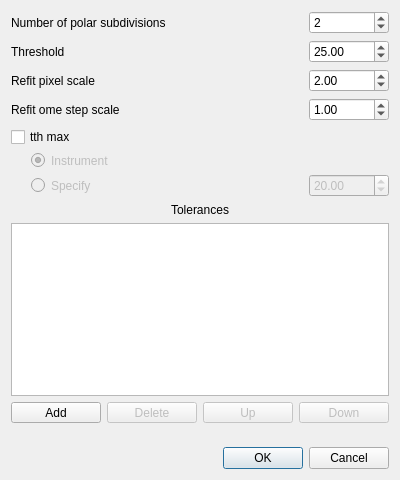
<?xml version="1.0" encoding="UTF-8"?>
<ui version="4.0">
 <class>Dialog</class>
 <widget class="QDialog" name="Dialog">
  <property name="geometry">
   <rect>
    <x>0</x>
    <y>0</y>
    <width>400</width>
    <height>480</height>
   </rect>
  </property>
  <property name="windowTitle">
   <string>Dialog</string>
  </property>
  <layout class="QVBoxLayout" name="verticalLayout">
   <item>
    <layout class="QGridLayout" name="gridLayout">
     <item row="0" column="1">
      <widget class="QSpinBox" name="npdiv">
       <property name="sizePolicy">
        <sizepolicy hsizetype="Fixed" vsizetype="Fixed">
         <horstretch>0</horstretch>
         <verstretch>0</verstretch>
        </sizepolicy>
       </property>
       <property name="minimumSize">
        <size>
         <width>80</width>
         <height>0</height>
        </size>
       </property>
       <property name="minimum">
        <number>1</number>
       </property>
       <property name="value">
        <number>2</number>
       </property>
      </widget>
     </item>
     <item row="3" column="0">
      <widget class="QLabel" name="refit_ome_label">
       <property name="text">
        <string>Refit ome step scale</string>
       </property>
      </widget>
     </item>
     <item row="3" column="1">
      <widget class="QDoubleSpinBox" name="refit_ome_step_scale">
       <property name="value">
        <double>1.000000000000000</double>
       </property>
      </widget>
     </item>
     <item row="2" column="1">
      <widget class="QDoubleSpinBox" name="refit_pixel_scale">
       <property name="sizePolicy">
        <sizepolicy hsizetype="Minimum" vsizetype="Fixed">
         <horstretch>0</horstretch>
         <verstretch>0</verstretch>
        </sizepolicy>
       </property>
       <property name="value">
        <double>2.000000000000000</double>
       </property>
      </widget>
     </item>
     <item row="6" column="1">
      <widget class="QDoubleSpinBox" name="tth_max_value">
       <property name="enabled">
        <bool>false</bool>
       </property>
       <property name="value">
        <double>20.000000000000000</double>
       </property>
      </widget>
     </item>
     <item row="2" column="0">
      <widget class="QLabel" name="refit_pixel_labe">
       <property name="text">
        <string>Refit pixel scale</string>
       </property>
      </widget>
     </item>
     <item row="6" column="0">
      <widget class="QRadioButton" name="tth_max_specify">
       <property name="enabled">
        <bool>false</bool>
       </property>
       <property name="styleSheet">
        <string notr="true">padding-left: 20px;</string>
       </property>
       <property name="text">
        <string>Specify</string>
       </property>
       <attribute name="buttonGroup">
        <string notr="true">buttonGroup</string>
       </attribute>
      </widget>
     </item>
     <item row="5" column="0">
      <widget class="QRadioButton" name="tth_max_instrument">
       <property name="enabled">
        <bool>false</bool>
       </property>
       <property name="styleSheet">
        <string notr="true">padding-left: 20px;
</string>
       </property>
       <property name="text">
        <string>Instrument</string>
       </property>
       <property name="checked">
        <bool>true</bool>
       </property>
       <attribute name="buttonGroup">
        <string notr="true">buttonGroup</string>
       </attribute>
      </widget>
     </item>
     <item row="1" column="1">
      <widget class="QDoubleSpinBox" name="threshold">
       <property name="value">
        <double>25.000000000000000</double>
       </property>
      </widget>
     </item>
     <item row="4" column="0">
      <widget class="QCheckBox" name="tth_max_enable">
       <property name="text">
        <string>tth max</string>
       </property>
      </widget>
     </item>
     <item row="0" column="0">
      <widget class="QLabel" name="npdiv_label">
       <property name="text">
        <string>Number of polar subdivisions</string>
       </property>
      </widget>
     </item>
     <item row="1" column="0">
      <widget class="QLabel" name="threshold_label">
       <property name="text">
        <string>Threshold</string>
       </property>
      </widget>
     </item>
    </layout>
   </item>
   <item>
    <widget class="QLabel" name="tolerances_label">
     <property name="text">
      <string>Tolerances</string>
     </property>
     <property name="alignment">
      <set>Qt::AlignCenter</set>
     </property>
    </widget>
   </item>
   <item>
    <widget class="QTableView" name="tolerances_view">
     <attribute name="horizontalHeaderMinimumSectionSize">
      <number>26</number>
     </attribute>
     <attribute name="horizontalHeaderHighlightSections">
      <bool>false</bool>
     </attribute>
     <attribute name="verticalHeaderVisible">
      <bool>true</bool>
     </attribute>
    </widget>
   </item>
   <item>
    <layout class="QHBoxLayout" name="horizontalLayout">
     <item>
      <widget class="QToolButton" name="add_row">
       <property name="sizePolicy">
        <sizepolicy hsizetype="MinimumExpanding" vsizetype="Fixed">
         <horstretch>0</horstretch>
         <verstretch>0</verstretch>
        </sizepolicy>
       </property>
       <property name="text">
        <string>Add</string>
       </property>
      </widget>
     </item>
     <item>
      <widget class="QToolButton" name="delete_row">
       <property name="enabled">
        <bool>false</bool>
       </property>
       <property name="sizePolicy">
        <sizepolicy hsizetype="MinimumExpanding" vsizetype="Fixed">
         <horstretch>0</horstretch>
         <verstretch>0</verstretch>
        </sizepolicy>
       </property>
       <property name="text">
        <string>Delete</string>
       </property>
       <property name="checkable">
        <bool>false</bool>
       </property>
      </widget>
     </item>
     <item>
      <widget class="QToolButton" name="move_up">
       <property name="enabled">
        <bool>false</bool>
       </property>
       <property name="sizePolicy">
        <sizepolicy hsizetype="MinimumExpanding" vsizetype="Fixed">
         <horstretch>0</horstretch>
         <verstretch>0</verstretch>
        </sizepolicy>
       </property>
       <property name="text">
        <string>Up</string>
       </property>
      </widget>
     </item>
     <item>
      <widget class="QToolButton" name="move_down">
       <property name="enabled">
        <bool>false</bool>
       </property>
       <property name="sizePolicy">
        <sizepolicy hsizetype="MinimumExpanding" vsizetype="Fixed">
         <horstretch>0</horstretch>
         <verstretch>0</verstretch>
        </sizepolicy>
       </property>
       <property name="text">
        <string>Down</string>
       </property>
      </widget>
     </item>
    </layout>
   </item>
   <item>
    <spacer name="verticalSpacer">
     <property name="orientation">
      <enum>Qt::Vertical</enum>
     </property>
     <property name="sizeType">
      <enum>QSizePolicy::Fixed</enum>
     </property>
     <property name="sizeHint" stdset="0">
      <size>
       <width>17</width>
       <height>18</height>
      </size>
     </property>
    </spacer>
   </item>
   <item>
    <widget class="QDialogButtonBox" name="button_box">
     <property name="orientation">
      <enum>Qt::Horizontal</enum>
     </property>
     <property name="standardButtons">
      <set>QDialogButtonBox::Cancel|QDialogButtonBox::Ok</set>
     </property>
    </widget>
   </item>
  </layout>
 </widget>
 <tabstops>
  <tabstop>npdiv</tabstop>
  <tabstop>threshold</tabstop>
  <tabstop>refit_pixel_scale</tabstop>
  <tabstop>refit_ome_step_scale</tabstop>
  <tabstop>tth_max_enable</tabstop>
  <tabstop>tth_max_instrument</tabstop>
  <tabstop>tth_max_specify</tabstop>
  <tabstop>tth_max_value</tabstop>
  <tabstop>tolerances_view</tabstop>
  <tabstop>add_row</tabstop>
  <tabstop>delete_row</tabstop>
  <tabstop>move_up</tabstop>
  <tabstop>move_down</tabstop>
 </tabstops>
 <resources/>
 <connections>
  <connection>
   <sender>button_box</sender>
   <signal>accepted()</signal>
   <receiver>Dialog</receiver>
   <slot>accept()</slot>
   <hints>
    <hint type="sourcelabel">
     <x>248</x>
     <y>254</y>
    </hint>
    <hint type="destinationlabel">
     <x>157</x>
     <y>274</y>
    </hint>
   </hints>
  </connection>
  <connection>
   <sender>button_box</sender>
   <signal>rejected()</signal>
   <receiver>Dialog</receiver>
   <slot>reject()</slot>
   <hints>
    <hint type="sourcelabel">
     <x>316</x>
     <y>260</y>
    </hint>
    <hint type="destinationlabel">
     <x>286</x>
     <y>274</y>
    </hint>
   </hints>
  </connection>
 </connections>
 <buttongroups>
  <buttongroup name="buttonGroup"/>
 </buttongroups>
</ui>
